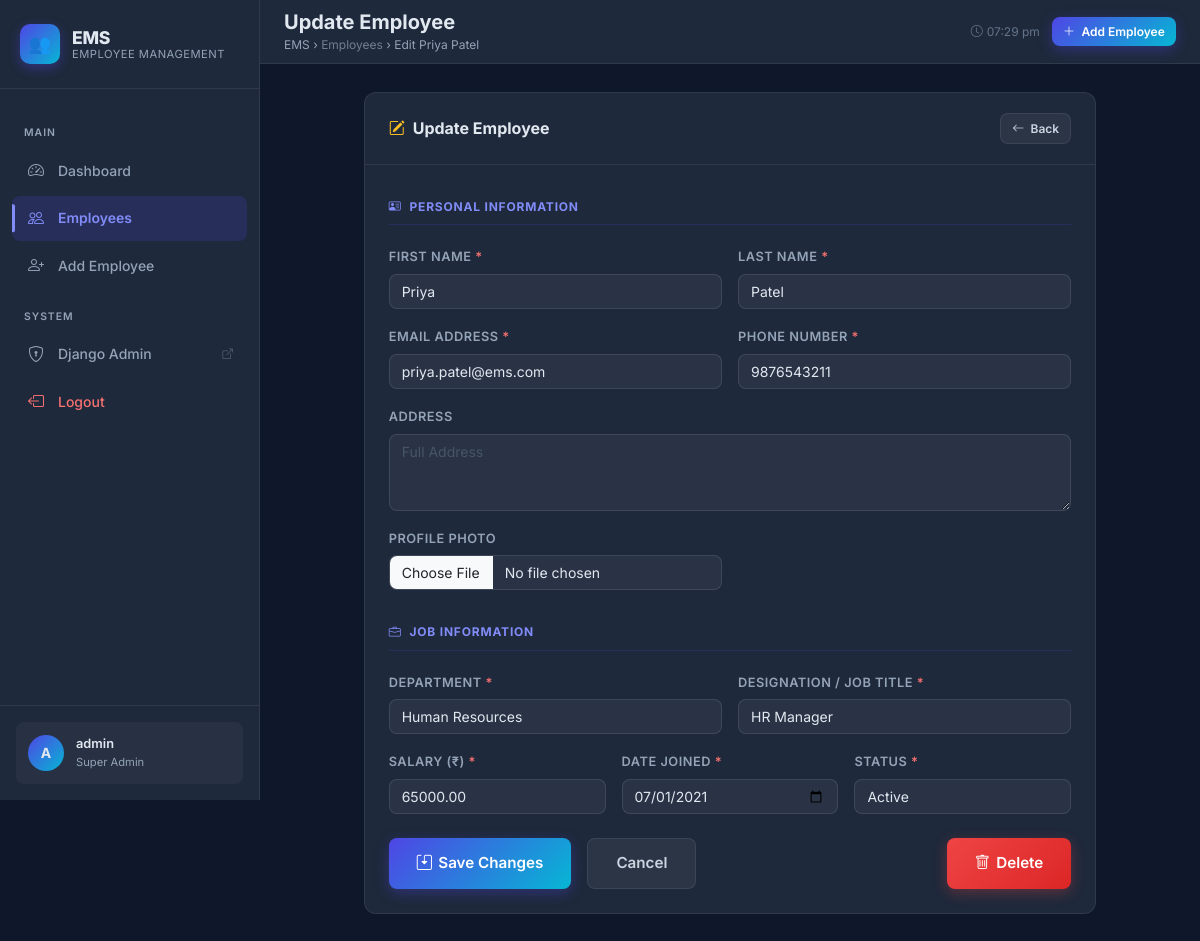
The page /employees/2/edit/ (signed in) on the database its author committed.
### employees/models.py (models this page shows, shortened)
class Employee(models.Model):
    first_name = models.CharField(max_length=100)
    last_name = models.CharField(max_length=100)
    email = models.EmailField(unique=True)
    phone = models.CharField(max_length=15)
    department = models.CharField(max_length=50, choices=DEPARTMENT_CHOICES)
    designation = models.CharField(max_length=100)
    salary = models.DecimalField(max_digits=10, decimal_places=2)
    date_joined = models.DateField()
    status = models.CharField(max_length=20, choices=STATUS_CHOICES, default='Active')
    photo = models.ImageField(upload_to='employee_photos/', blank=True, null=True)
    address = models.TextField(blank=True, null=True)
    created_at = models.DateTimeField(auto_now_add=True)
    updated_at = models.DateTimeField(auto_now=True)
    def get_full_name(self):
        return f"{self.first_name} {self.last_name}"
    class Meta:
        ordering = ['-created_at']
        verbose_name = 'Employee'
        verbose_name_plural = 'Employees'

### employees/views.py (the view)
# urls.py: path('employees/<int:pk>/edit/', views.employee_edit, name='employee_edit'),
@login_required
def employee_edit(request, pk):
    employee = get_object_or_404(Employee, pk=pk)
    if request.method == 'POST':
        form = EmployeeForm(request.POST, request.FILES, instance=employee)
        if form.is_valid():
            form.save()
            messages.success(request, f'Employee <strong>{employee.get_full_name()}</strong> updated successfully! ✏️')
            return redirect('employee_list')
        else:
            messages.error(request, 'Please fix the errors below.')
    else:
        form = EmployeeForm(instance=employee)
    context = {
        'form': form,
        'employee': employee,
        'action': 'Update',
        'page_title': f'Edit — {employee.get_full_name()}',
    }
    return render(request, 'employees/employee_form.html', context)

### employees/templates/employees/employee_form.html (shortened to what this page needs)
{% extends 'employees/base.html' %}
{% block page_title %}{{ action }} Employee{% endblock %}
{% block breadcrumb %}
  <a href="{% url 'employee_list' %}" style="color:inherit; opacity:0.7;">Employees</a> &rsaquo;
  {% if action == 'Add' %}New Employee{% else %}Edit {{ employee.get_full_name }}{% endif %}
{% endblock %}
{% block content %}
<div class="row justify-content-center">
  <div class="col-12 col-xl-10">
    <div class="ems-card">
      <div class="ems-card-header">
        <h2 class="ems-card-title">
          {% if action == 'Add' %}
            <i class="bi bi-person-plus me-2" style="color:#818cf8;"></i>Add New Employee
          {% else %}
            <i class="bi bi-pencil-square me-2" style="color:#fbbf24;"></i>Update Employee
          {% endif %}
        </h2>
        <a href="{% url 'employee_list' %}" class="btn-ems btn-ems-ghost btn-ems-sm" id="back-to-list">
          <i class="bi bi-arrow-left"></i> Back
        </a>
      </div>
      <div class="ems-card-body">
        <form method="POST" enctype="multipart/form-data" id="employeeForm" novalidate>
          <div class="form-section-title">
            <i class="bi bi-person-vcard me-2"></i>Personal Information
          </div>
          <div class="row g-3 mb-4">
            <div class="col-md-6">
              <label for="first_name" class="form-label">First Name <span style="color:#f87171;">*</span></label>
              {{ form.first_name }}
            </div>
            <div class="col-md-6">
              <label for="last_name" class="form-label">Last Name <span style="color:#f87171;">*</span></label>
              {{ form.last_name }}
            </div>
            <div class="col-md-6">
              <label for="email" class="form-label">Email Address <span style="color:#f87171;">*</span></label>
              {{ form.email }}
            </div>
            <div class="col-md-6">
              <label for="phone" class="form-label">Phone Number <span style="color:#f87171;">*</span></label>
              {{ form.phone }}
            </div>
            <div class="col-12">
              <label for="address" class="form-label">Address</label>
              {{ form.address }}
            </div>
            <div class="col-md-6">
              <label for="photo" class="form-label">Profile Photo</label>
              {{ form.photo }}
            </div>
          </div>
          <div class="form-section-title">
            <i class="bi bi-briefcase me-2"></i>Job Information
          </div>
          <div class="row g-3 mb-4">
            <div class="col-md-6">
              <label for="department" class="form-label">Department <span style="color:#f87171;">*</span></label>
              {{ form.department }}
            </div>
            <div class="col-md-6">
              <label for="designation" class="form-label">Designation / Job Title <span style="color:#f87171;">*</span></label>
              {{ form.designation }}
            </div>
            <div class="col-md-4">
              <label for="salary" class="form-label">Salary (₹) <span style="color:#f87171;">*</span></label>
              {{ form.salary }}
            </div>
            <div class="col-md-4">
              <label for="date_joined" class="form-label">Date Joined <span style="color:#f87171;">*</span></label>
              {{ form.date_joined }}
            </div>
            <div class="col-md-4">
              <label for="status" class="form-label">Status <span style="color:#f87171;">*</span></label>
              {{ form.status }}
            </div>
          </div>
          <div class="d-flex gap-3 mt-2">
            <button type="submit" id="submitEmployeeBtn" class="btn-ems btn-ems-primary btn-ems-lg">
              {% if action == 'Add' %}
                <i class="bi bi-person-plus"></i> Add Employee
              {% else %}
                <i class="bi bi-save2"></i> Save Changes
              {% endif %}
            </button>
            <a href="{% url 'employee_list' %}" class="btn-ems btn-ems-ghost btn-ems-lg" id="cancel-form">
              Cancel
            </a>
            {% if action == 'Update' %}
              <a href="{% url 'employee_delete' employee.pk %}"
                 class="btn-ems btn-ems-danger btn-ems-lg ms-auto"
                 id="delete-from-edit"
                 onclick="return confirm('Are you sure you want to delete {{ employee.get_full_name }}?')">
                <i class="bi bi-trash"></i> Delete
              </a>
            {% endif %}
          </div>
        </form>
      </div>
    </div>
  </div>
</div>
{% endblock %}

### employees/templates/employees/base.html (shortened to what this page needs)
{% load static %}
<!DOCTYPE html>
<html lang="en">
<head>
  <link href="https://cdn.jsdelivr.net/npm/bootstrap@5.3.2/dist/css/bootstrap.min.css" rel="stylesheet">
  <link href="https://cdn.jsdelivr.net/npm/bootstrap-icons@1.11.3/font/bootstrap-icons.min.css" rel="stylesheet">
  <link href="{% static 'css/ems.css' %}" rel="stylesheet">
</head>
<body>
{% block body %}
<div class="app-wrapper">
  <aside class="sidebar" id="sidebar">
    <div class="sidebar-brand">
      <div class="brand-icon">👥</div>
      <div class="brand-text">
        EMS
        <small>Employee Management</small>
      </div>
    </div>
    <nav class="sidebar-nav">
      <div class="nav-section-label">Main</div>
      <a href="{% url 'dashboard' %}" id="nav-dashboard"
         class="nav-item-link {% if request.resolver_match.url_name == 'dashboard' %}active{% endif %}">
        <span class="nav-icon"><i class="bi bi-speedometer2"></i></span>
        Dashboard
      </a>
      <a href="{% url 'employee_list' %}" id="nav-employees"
         class="nav-item-link {% if 'employee' in request.resolver_match.url_name %}active{% endif %}">
        <span class="nav-icon"><i class="bi bi-people"></i></span>
        Employees
      </a>
      <a href="{% url 'employee_add' %}" id="nav-add-employee"
         class="nav-item-link {% if request.resolver_match.url_name == 'employee_add' %}active{% endif %}">
        <span class="nav-icon"><i class="bi bi-person-plus"></i></span>
        Add Employee
      </a>
      <div class="nav-section-label">System</div>
      <a href="/admin/" id="nav-admin" class="nav-item-link" target="_blank">
        <span class="nav-icon"><i class="bi bi-shield-lock"></i></span>
        Django Admin
        <i class="bi bi-box-arrow-up-right ms-auto" style="font-size:0.65rem; opacity:0.5;"></i>
      </a>
      <a href="{% url 'logout' %}" id="nav-logout" class="nav-item-link" style="color:#f87171;">
        <span class="nav-icon"><i class="bi bi-box-arrow-left"></i></span>
        Logout
      </a>
    </nav>
    <div class="sidebar-footer">
      <div class="user-card">
        <div class="user-avatar">
          {{ request.user.username|first|upper }}
        </div>
        <div class="user-info">
          <div class="user-name">{{ request.user.get_full_name|default:request.user.username }}</div>
          <div class="user-role">{% if request.user.is_superuser %}Super Admin{% else %}Staff{% endif %}</div>
        </div>
      </div>
    </div>
  </aside>
  <main class="main-content">
    <header class="topbar">
      <div class="d-flex align-items-center gap-3">
        <div class="page-title-area">
          <h1>{% block page_title %}Dashboard{% endblock %}</h1>
          <div class="breadcrumb-text">
            EMS &rsaquo; {% block breadcrumb %}Dashboard{% endblock %}
          </div>
        </div>
      </div>
      <div class="topbar-actions">
        <span class="d-none d-sm-flex align-items-center gap-1" style="font-size:0.75rem; color:#64748b;">
          <i class="bi bi-clock"></i>
          <span id="live-time"></span>
        </span>
        <a href="{% url 'employee_add' %}" class="btn-ems btn-ems-primary btn-ems-sm" id="topbar-add-btn">
          <i class="bi bi-plus-lg"></i> Add Employee
        </a>
      </div>
    </header>
    <div class="page-content fade-in">
      {% block content %}{% endblock %}
    </div>
  </main>
</div>
{% endblock %}
</body>
</html>

### rows shown on the page
Employee: get_full_name "Priya Patel", first_name "Priya", last_name "Patel", email "priya.patel@ems.com", phone "9876543211", department "Human Resources", designation "HR Manager", salary "65000.00", date_joined "07/01/2021", status "Active"

### other values the page prints
{{ request.user.username|first|upper }} "A"
{{ request.user.get_full_name|default:request.user.username }} "admin"
{{ action }} "Update"
